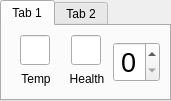
   <widget class="QTabWidget" name="tabWidget_2">
    <property name="geometry">
     <rect>
      <x>460</x>
      <y>150</y>
      <width>171</width>
      <height>101</height>
     </rect>
    </property>
    <property name="currentIndex">
     <number>0</number>
    </property>
    <widget class="QWidget" name="tab_3">
     <attribute name="title">
      <string>Tab 1</string>
     </attribute>
     <layout class="QGridLayout" name="gridLayout_3">
      <item row="0" column="0">
       <widget class="QWidget" name="widget_44" native="true">
        <layout class="QHBoxLayout" name="horizontalLayout_3">
         <property name="spacing">
          <number>3</number>
         </property>
         <property name="leftMargin">
          <number>0</number>
         </property>
         <property name="topMargin">
          <number>0</number>
         </property>
         <property name="rightMargin">
          <number>0</number>
         </property>
         <property name="bottomMargin">
          <number>0</number>
         </property>
         <item>
          <widget class="QWidget" name="widget_47" native="true">
           <layout class="QVBoxLayout" name="verticalLayout_8">
            <property name="spacing">
             <number>3</number>
            </property>
            <property name="leftMargin">
             <number>0</number>
            </property>
            <property name="topMargin">
             <number>0</number>
            </property>
            <property name="rightMargin">
             <number>0</number>
            </property>
            <property name="bottomMargin">
             <number>0</number>
            </property>
            <item>
             <widget class="QWidget" name="widget_4" native="true">
              <layout class="QHBoxLayout" name="horizontalLayout_5">
               <property name="leftMargin">
                <number>0</number>
               </property>
               <property name="topMargin">
                <number>0</number>
               </property>
               <property name="rightMargin">
                <number>0</number>
               </property>
               <property name="bottomMargin">
                <number>0</number>
               </property>
               <item>
                <spacer name="horizontalSpacer_3">
                 <property name="orientation">
                  <enum>Qt::Horizontal</enum>
                 </property>
                 <property name="sizeHint" stdset="0">
                  <size>
                   <width>3</width>
                   <height>20</height>
                  </size>
                 </property>
                </spacer>
               </item>
               <item>
                <widget class="QLineEdit" name="lineEdit_70">
                 <property name="minimumSize">
                  <size>
                   <width>30</width>
                   <height>30</height>
                  </size>
                 </property>
                 <property name="maximumSize">
                  <size>
                   <width>30</width>
                   <height>30</height>
                  </size>
                 </property>
                 <property name="alignment">
                  <set>Qt::AlignCenter</set>
                 </property>
                </widget>
               </item>
               <item>
                <spacer name="horizontalSpacer_4">
                 <property name="orientation">
                  <enum>Qt::Horizontal</enum>
                 </property>
                 <property name="sizeHint" stdset="0">
                  <size>
                   <width>4</width>
                   <height>20</height>
                  </size>
                 </property>
                </spacer>
               </item>
              </layout>
             </widget>
            </item>
            <item>
             <widget class="QLabel" name="label_20">
              <property name="minimumSize">
               <size>
                <width>50</width>
                <height>0</height>
               </size>
              </property>
              <property name="maximumSize">
               <size>
                <width>100</width>
                <height>16777215</height>
               </size>
              </property>
              <property name="text">
               <string>Temp</string>
              </property>
              <property name="alignment">
               <set>Qt::AlignCenter</set>
              </property>
             </widget>
            </item>
           </layout>
          </widget>
         </item>
         <item>
          <widget class="QWidget" name="widget_46" native="true">
           <layout class="QVBoxLayout" name="verticalLayout_7">
            <property name="spacing">
             <number>3</number>
            </property>
            <property name="leftMargin">
             <number>0</number>
            </property>
            <property name="topMargin">
             <number>0</number>
            </property>
            <property name="rightMargin">
             <number>0</number>
            </property>
            <property name="bottomMargin">
             <number>0</number>
            </property>
            <item>
             <widget class="QWidget" name="widget_3" native="true">
              <layout class="QHBoxLayout" name="horizontalLayout_4">
               <property name="leftMargin">
                <number>0</number>
               </property>
               <property name="topMargin">
                <number>0</number>
               </property>
               <property name="rightMargin">
                <number>0</number>
               </property>
               <property name="bottomMargin">
                <number>0</number>
               </property>
               <item>
                <spacer name="horizontalSpacer">
                 <property name="orientation">
                  <enum>Qt::Horizontal</enum>
                 </property>
                 <property name="sizeHint" stdset="0">
                  <size>
                   <width>0</width>
                   <height>20</height>
                  </size>
                 </property>
                </spacer>
               </item>
               <item>
                <widget class="QLineEdit" name="lineEdit_69">
                 <property name="minimumSize">
                  <size>
                   <width>30</width>
                   <height>30</height>
                  </size>
                 </property>
                 <property name="maximumSize">
                  <size>
                   <width>30</width>
                   <height>30</height>
                  </size>
                 </property>
                 <property name="alignment">
                  <set>Qt::AlignCenter</set>
                 </property>
                </widget>
               </item>
               <item>
                <spacer name="horizontalSpacer_2">
                 <property name="orientation">
                  <enum>Qt::Horizontal</enum>
                 </property>
                 <property name="sizeHint" stdset="0">
                  <size>
                   <width>0</width>
                   <height>20</height>
                  </size>
                 </property>
                </spacer>
               </item>
              </layout>
             </widget>
            </item>
            <item>
             <widget class="QLabel" name="label_19">
              <property name="minimumSize">
               <size>
                <width>50</width>
                <height>0</height>
               </size>
              </property>
              <property name="maximumSize">
               <size>
                <width>100</width>
                <height>16777215</height>
               </size>
              </property>
              <property name="text">
               <string>Health</string>
              </property>
              <property name="alignment">
               <set>Qt::AlignCenter</set>
              </property>
             </widget>
            </item>
           </layout>
          </widget>
         </item>
         <item>
          <widget class="QSpinBox" name="spinBox">
           <property name="maximumSize">
            <size>
             <width>1000</width>
             <height>16777215</height>
            </size>
           </property>
           <property name="font">
            <font>
             <pointsize>20</pointsize>
            </font>
           </property>
           <property name="alignment">
            <set>Qt::AlignCenter</set>
           </property>
          </widget>
         </item>
        </layout>
       </widget>
      </item>
     </layout>
    </widget>
    <widget class="QWidget" name="tab_4">
     <attribute name="title">
      <string>Tab 2</string>
     </attribute>
     <widget class="QLabel" name="label_18">
      <property name="geometry">
       <rect>
        <x>20</x>
        <y>30</y>
        <width>101</width>
        <height>16</height>
       </rect>
      </property>
      <property name="text">
       <string>Death saves</string>
      </property>
     </widget>
    </widget>
   </widget>
